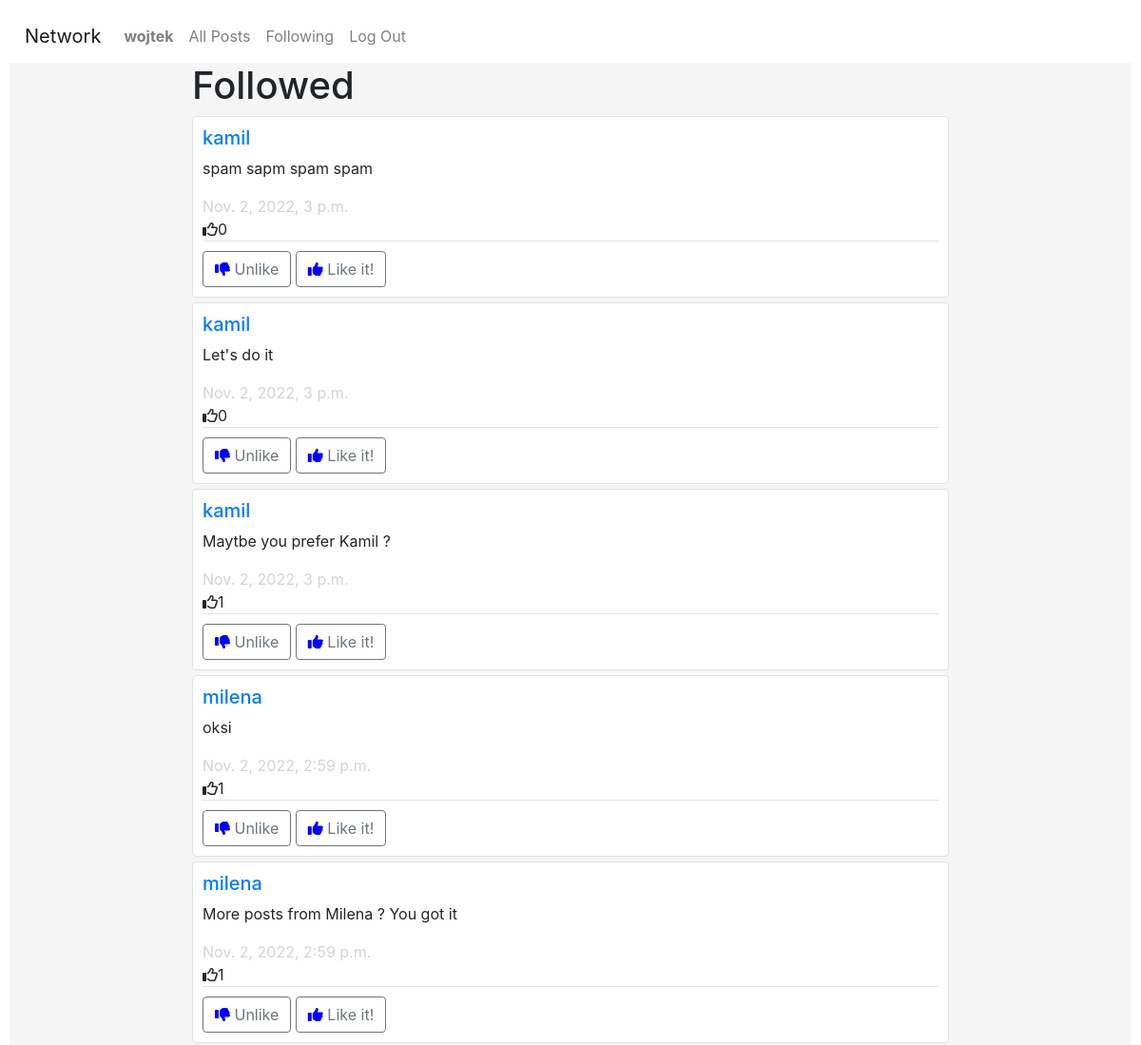
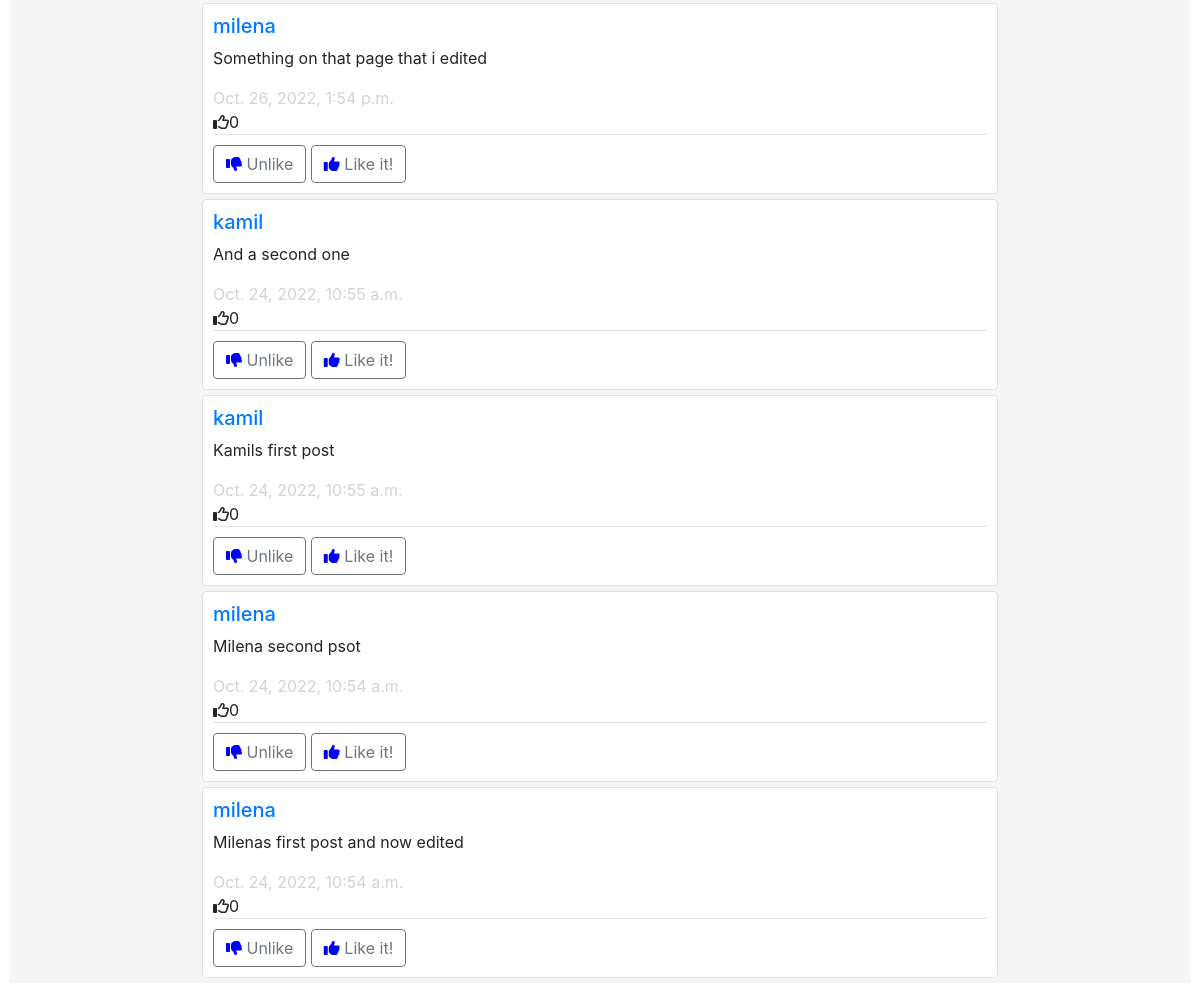
Page /following (signed in) on the earlier database version (2 pictures, top to bottom).
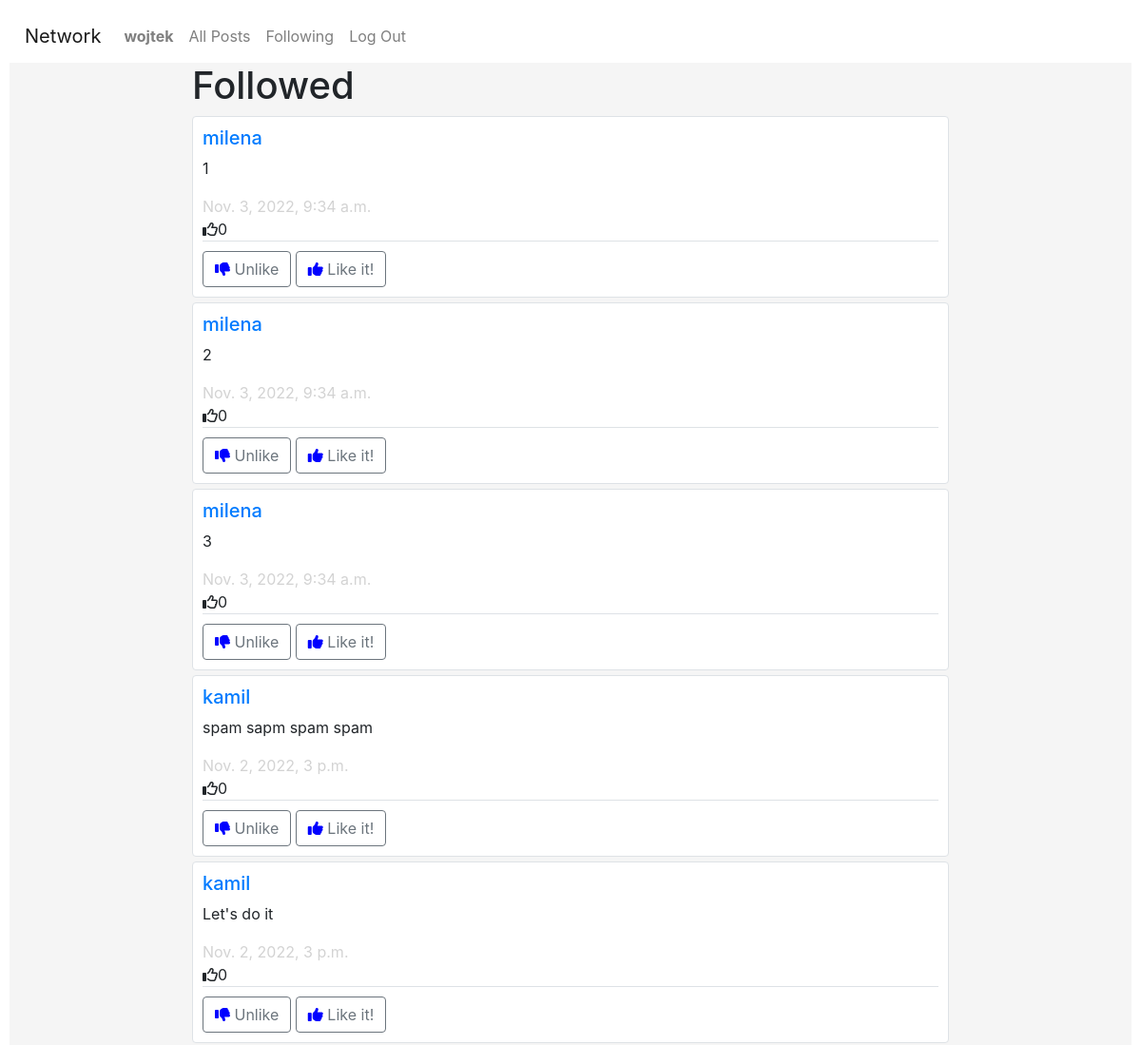
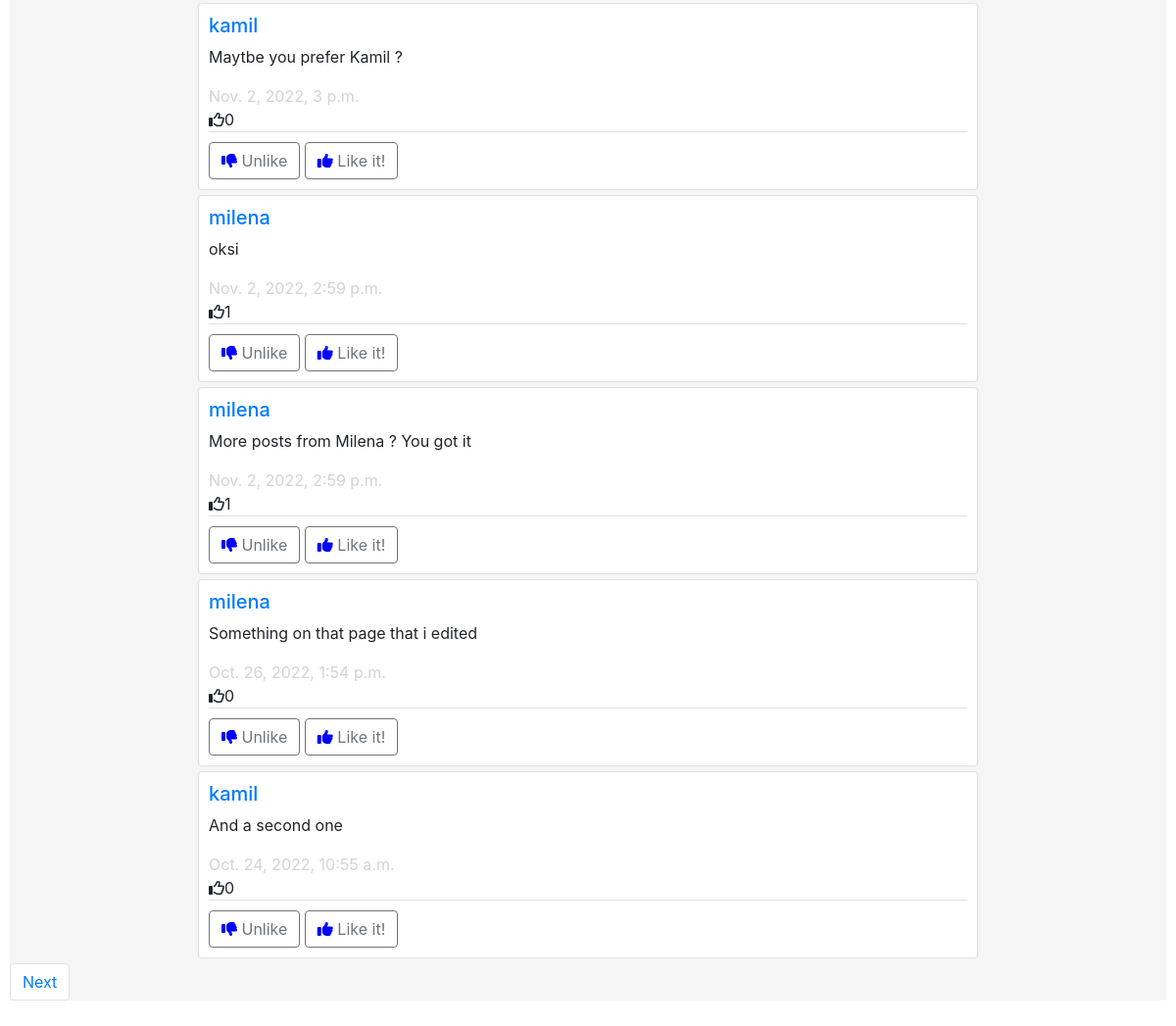
Same page on the later database version (2 pictures, top to bottom).
### network/models.py (models this page shows, shortened)
class Post(models.Model):
    author = models.ForeignKey(User, on_delete=models.CASCADE)
    body = models.CharField(max_length = 1024)
    time_stamp = models.DateTimeField(auto_now_add = True)
    likes = models.PositiveIntegerField(default = 0)

class User(AbstractUser):
    pass
    number_followers = models.IntegerField(default = 0)
    def __str__(self):
        return self.username

### network/views.py (the view)
# urls.py: path("following", views.following, name="following"),
@login_required
def following(request):
    followed = request.user.followings.all().values_list('followed', flat=True)
    posts = Post.objects.filter(author__in=followed).order_by('-time_stamp')
    pagin = Paginator(posts, 10)
    page_number = request.GET.get('page')
    page_obj = pagin.get_page(page_number)
    user = request.user
    liked = Like.objects.filter(liker = user)
    liked_posts = []
    for like in liked:
        liked_posts.append(like.liked_post)
    return render(request, "network/following.html", {
        'posts':page_obj,
        'liked_posts':liked_posts
    })

### network/templates/network/following.html (shortened to what this page needs)
{% extends "network/layout.html" %}
{% block body %}
<div class="container">
<h1>Followed</h1>
    {% for post in posts %}
    <div class="border rounded post">
        <h5><a href = "{% url 'profile' post.author %}" class="link-secondary">{{post.author}}</a></h5>
        <p class="post_body" id="body{{post.id}}">{{post.body}}</p>
        <span id="timestamp">{{post.time_stamp}}</span><br>
        <i class="fa-regular fa-thumbs-up"></i><span id="likes" data-index={{post.id}}>{{post.likes}}</span>
        <div class="border-top like_div">
            <button  data-index={{post.id}} id="unlike" class="btn btn-outline-secondary"><i class="fa fa-thumbs-down"></i> Unlike </button>
            <button  data-index={{post.id}} id="like" class="btn btn-outline-secondary"><i class="fa fa-thumbs-up"></i> Like it! </button>
        </div>
    </div>
    {%endfor%}
    </div>
    <ul class="pagination">
        {% if posts.has_next %}
        <li class="page-item"><a class="page-link" href="?page={{ posts.next_page_number }}">Next</a></li>
        {% endif %}
    </ul>
{% endblock %}

Differences in the rows shown:
no longer on this page (row unchanged): Post: author "kamil", body "Kamils first post", time_stamp "Oct. 24, 2022, 10:55 a.m.", likes "0"
no longer on this page (row unchanged): Post: author "milena", body "Milena second psot", time_stamp "Oct. 24, 2022, 10:54 a.m.", likes "0"
no longer on this page (row unchanged): Post: author "milena", body "Milenas first post and now edited", time_stamp "Oct. 24, 2022, 10:54 a.m.", likes "0"
added Post: author "milena", body "1", time_stamp "Nov. 3, 2022, 9:34 a.m.", likes "0"
added Post: author "milena", body "2", time_stamp "Nov. 3, 2022, 9:34 a.m.", likes "0"
added Post: author "milena", body "3", time_stamp "Nov. 3, 2022, 9:34 a.m.", likes "0"
changed Post "Maytbe you prefer Kamil ?": likes "1" → "0"
Other differences:
text now shown: "Next"
